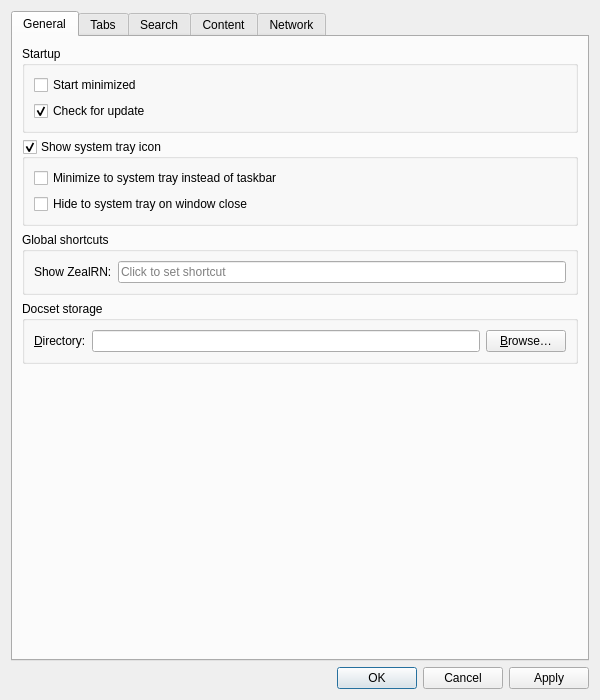
<?xml version="1.0" encoding="UTF-8"?>
<ui version="4.0">
 <class>Zeal::WidgetUi::SettingsDialog</class>
 <widget class="SettingsDialog" name="Zeal::WidgetUi::SettingsDialog">
  <property name="windowModality">
   <enum>Qt::ApplicationModal</enum>
  </property>
  <property name="geometry">
   <rect>
    <x>0</x>
    <y>0</y>
    <width>600</width>
    <height>700</height>
   </rect>
  </property>
  <property name="windowTitle">
   <string>Preferences</string>
  </property>
  <layout class="QVBoxLayout" name="verticalLayout">
   <item>
    <widget class="QTabWidget" name="tabWidget">
     <property name="currentIndex">
      <number>0</number>
     </property>
     <widget class="QWidget" name="generalTab">
      <attribute name="title">
       <string>General</string>
      </attribute>
      <layout class="QVBoxLayout" name="verticalLayout_7">
       <item>
        <widget class="QGroupBox" name="groupBox_3">
         <property name="title">
          <string>Startup</string>
         </property>
         <layout class="QVBoxLayout" name="verticalLayout_9">
          <item>
           <widget class="QCheckBox" name="startMinimizedCheckBox">
            <property name="text">
             <string>Start minimized</string>
            </property>
           </widget>
          </item>
          <item>
           <widget class="QCheckBox" name="checkForUpdateCheckBox">
            <property name="text">
             <string>Check for update</string>
            </property>
            <property name="checked">
             <bool>true</bool>
            </property>
           </widget>
          </item>
         </layout>
        </widget>
       </item>
       <item>
        <widget class="QGroupBox" name="systrayGroupBox">
         <property name="title">
          <string>Show system tray icon</string>
         </property>
         <property name="checkable">
          <bool>true</bool>
         </property>
         <layout class="QVBoxLayout" name="verticalLayout_8">
          <item>
           <widget class="QCheckBox" name="minimizeToSystrayCheckBox">
            <property name="text">
             <string>Minimize to system tray instead of taskbar</string>
            </property>
           </widget>
          </item>
          <item>
           <widget class="QCheckBox" name="hideToSystrayCheckBox">
            <property name="text">
             <string>Hide to system tray on window close</string>
            </property>
           </widget>
          </item>
         </layout>
        </widget>
       </item>
       <item>
        <widget class="QGroupBox" name="globalHotKeyGroupBox">
         <property name="title">
          <string>Global shortcuts</string>
         </property>
         <layout class="QFormLayout" name="formLayout_2">
          <property name="fieldGrowthPolicy">
           <enum>QFormLayout::AllNonFixedFieldsGrow</enum>
          </property>
          <item row="0" column="0">
           <widget class="QLabel" name="label_9">
            <property name="text">
             <string>Show ZealRN:</string>
            </property>
           </widget>
          </item>
          <item row="0" column="1">
           <widget class="ShortcutEdit" name="toolButton">
            <property name="placeholderText">
             <string>Click to set shortcut</string>
            </property>
            <property name="clearButtonEnabled">
             <bool>true</bool>
            </property>
           </widget>
          </item>
         </layout>
        </widget>
       </item>
       <item>
        <widget class="QGroupBox" name="groupBox_4">
         <property name="title">
          <string>Docset storage</string>
         </property>
         <layout class="QFormLayout" name="formLayout_3">
          <property name="fieldGrowthPolicy">
           <enum>QFormLayout::AllNonFixedFieldsGrow</enum>
          </property>
          <item row="0" column="0">
           <widget class="QLabel" name="label_5">
            <property name="text">
             <string>&amp;Directory:</string>
            </property>
            <property name="buddy">
             <cstring>docsetStorageEdit</cstring>
            </property>
           </widget>
          </item>
          <item row="0" column="1">
           <layout class="QHBoxLayout" name="horizontalLayout_2">
            <item>
             <widget class="QLineEdit" name="docsetStorageEdit">
              <property name="clearButtonEnabled">
               <bool>true</bool>
              </property>
             </widget>
            </item>
            <item>
             <widget class="QPushButton" name="docsetStorageBrowseButton">
              <property name="text">
               <string>&amp;Browse…</string>
              </property>
             </widget>
            </item>
           </layout>
          </item>
         </layout>
        </widget>
       </item>
       <item>
        <spacer name="verticalSpacer">
         <property name="orientation">
          <enum>Qt::Vertical</enum>
         </property>
         <property name="sizeHint" stdset="0">
          <size>
           <width>20</width>
           <height>40</height>
          </size>
         </property>
        </spacer>
       </item>
      </layout>
     </widget>
     <widget class="QWidget" name="tabsTab">
      <attribute name="title">
       <string>Tabs</string>
      </attribute>
      <layout class="QVBoxLayout" name="verticalLayout_6">
       <item>
        <widget class="QGroupBox" name="groupBox_6">
         <property name="title">
          <string>Behavior</string>
         </property>
         <layout class="QVBoxLayout" name="verticalLayout_12">
          <item>
           <widget class="QCheckBox" name="openNewTabAfterActive">
            <property name="text">
             <string>Open new tab after active</string>
            </property>
           </widget>
          </item>
         </layout>
        </widget>
       </item>
       <item>
        <widget class="QGroupBox" name="tabsAppearanceGroupBox">
         <property name="title">
          <string>Appearance</string>
         </property>
         <layout class="QVBoxLayout" name="verticalLayout_18">
          <item>
           <widget class="QCheckBox" name="showTabCloseButton">
            <property name="text">
             <string>Show close button on tabs</string>
            </property>
           </widget>
          </item>
         </layout>
        </widget>
       </item>
       <item>
        <spacer name="verticalSpacer_5">
         <property name="orientation">
          <enum>Qt::Vertical</enum>
         </property>
         <property name="sizeHint" stdset="0">
          <size>
           <width>20</width>
           <height>40</height>
          </size>
         </property>
        </spacer>
       </item>
      </layout>
     </widget>
     <widget class="QWidget" name="searchTab">
      <attribute name="title">
       <string>Search</string>
      </attribute>
      <layout class="QVBoxLayout" name="verticalLayout_4">
       <item>
        <widget class="QGroupBox" name="groupBox_5">
         <property name="title">
          <string>Local search</string>
         </property>
         <layout class="QVBoxLayout" name="verticalLayout_11">
          <item>
           <widget class="QCheckBox" name="fuzzySearchCheckBox">
            <property name="text">
             <string>Use fuzzy search</string>
            </property>
           </widget>
          </item>
         </layout>
        </widget>
       </item>
       <item>
        <spacer name="verticalSpacer_4">
         <property name="orientation">
          <enum>Qt::Vertical</enum>
         </property>
         <property name="sizeHint" stdset="0">
          <size>
           <width>20</width>
           <height>40</height>
          </size>
         </property>
        </spacer>
       </item>
      </layout>
     </widget>
     <widget class="QWidget" name="contentTab">
      <attribute name="title">
       <string>Content</string>
      </attribute>
      <layout class="QVBoxLayout" name="verticalLayout_3">
       <item>
        <widget class="QGroupBox" name="styleGroupBox">
         <property name="title">
          <string>Style</string>
         </property>
         <layout class="QVBoxLayout" name="verticalLayout_17">
          <item>
           <layout class="QHBoxLayout" name="horizontalLayout_4">
            <item>
             <widget class="QLabel" name="appearanceLabel">
              <property name="text">
               <string>Appearance:</string>
              </property>
             </widget>
            </item>
            <item>
             <widget class="QRadioButton" name="appearanceAutoRadioButton">
              <property name="text">
               <string>&amp;System</string>
              </property>
              <property name="checked">
               <bool>true</bool>
              </property>
             </widget>
            </item>
            <item>
             <widget class="QRadioButton" name="appearanceLightRadioButton">
              <property name="text">
               <string>&amp;Light</string>
              </property>
             </widget>
            </item>
            <item>
             <widget class="QRadioButton" name="appearanceDarkRadioButton">
              <property name="text">
               <string>&amp;Dark</string>
              </property>
             </widget>
            </item>
            <item>
             <spacer name="horizontalSpacer_3">
              <property name="orientation">
               <enum>Qt::Horizontal</enum>
              </property>
              <property name="sizeHint" stdset="0">
               <size>
                <width>40</width>
                <height>20</height>
               </size>
              </property>
             </spacer>
            </item>
           </layout>
          </item>
          <item>
           <widget class="QLabel" name="appearanceRestartLabel">
            <property name="visible">
             <bool>false</bool>
            </property>
            <property name="text">
             <string>Restart ZealRN to apply the theme to documentation pages.</string>
            </property>
            <property name="wordWrap">
             <bool>true</bool>
            </property>
           </widget>
          </item>
          <item>
           <layout class="QHBoxLayout" name="horizontalLayout">
            <item>
             <widget class="QLabel" name="customCssFileLabel">
              <property name="text">
               <string>&amp;Custom CSS file:</string>
              </property>
              <property name="buddy">
               <cstring>customCssFileEdit</cstring>
              </property>
             </widget>
            </item>
            <item>
             <widget class="QLineEdit" name="customCssFileEdit">
              <property name="clearButtonEnabled">
               <bool>true</bool>
              </property>
             </widget>
            </item>
            <item>
             <widget class="QPushButton" name="customCssFileBrowseButton">
              <property name="text">
               <string>Bro&amp;wse…</string>
              </property>
             </widget>
            </item>
           </layout>
          </item>
          <item>
           <widget class="QCheckBox" name="highlightOnNavigateCheckBox">
            <property name="text">
             <string>&amp;Highlight on navigate</string>
            </property>
           </widget>
          </item>
         </layout>
        </widget>
       </item>
       <item>
        <widget class="QGroupBox" name="fontsGroupBox">
         <property name="title">
          <string>Fonts</string>
         </property>
         <layout class="QVBoxLayout" name="verticalLayout_14">
          <item>
           <layout class="QHBoxLayout" name="horizontalLayout_3" stretch="4,0">
            <item>
             <layout class="QFormLayout" name="formLayout">
              <property name="sizeConstraint">
               <enum>QLayout::SetMinimumSize</enum>
              </property>
              <item row="0" column="0">
               <widget class="QLabel" name="label">
                <property name="text">
                 <string>De&amp;fault:</string>
                </property>
                <property name="buddy">
                 <cstring>defaultFontComboBox</cstring>
                </property>
               </widget>
              </item>
              <item row="0" column="1">
               <widget class="QComboBox" name="defaultFontComboBox"/>
              </item>
              <item row="1" column="0">
               <widget class="QLabel" name="label_4">
                <property name="text">
                 <string>&amp;Serif:</string>
                </property>
                <property name="buddy">
                 <cstring>serifFontComboBox</cstring>
                </property>
               </widget>
              </item>
              <item row="1" column="1">
               <widget class="QFontComboBox" name="serifFontComboBox">
                <property name="fontFilters">
                 <set>QFontComboBox::ScalableFonts</set>
                </property>
               </widget>
              </item>
              <item row="2" column="0">
               <widget class="QLabel" name="label_6">
                <property name="text">
                 <string>Sa&amp;ns-serif:</string>
                </property>
                <property name="buddy">
                 <cstring>sansSerifFontComboBox</cstring>
                </property>
               </widget>
              </item>
              <item row="2" column="1">
               <widget class="QFontComboBox" name="sansSerifFontComboBox">
                <property name="fontFilters">
                 <set>QFontComboBox::ScalableFonts</set>
                </property>
               </widget>
              </item>
              <item row="3" column="0">
               <widget class="QLabel" name="label_3">
                <property name="text">
                 <string>&amp;Monospace:</string>
                </property>
                <property name="buddy">
                 <cstring>fixedFontComboBox</cstring>
                </property>
               </widget>
              </item>
              <item row="3" column="1">
               <widget class="QFontComboBox" name="fixedFontComboBox">
                <property name="fontFilters">
                 <set>QFontComboBox::MonospacedFonts|QFontComboBox::ScalableFonts</set>
                </property>
               </widget>
              </item>
             </layout>
            </item>
            <item>
             <layout class="QVBoxLayout" name="verticalLayout_16">
              <item>
               <layout class="QFormLayout" name="formLayout_6">
                <item row="0" column="0">
                 <widget class="QLabel" name="label_7">
                  <property name="text">
                   <string>Si&amp;ze:</string>
                  </property>
                  <property name="buddy">
                   <cstring>fontSizeComboBox</cstring>
                  </property>
                 </widget>
                </item>
                <item row="0" column="1">
                 <widget class="QComboBox" name="fontSizeComboBox"/>
                </item>
               </layout>
              </item>
              <item>
               <spacer name="verticalSpacer_6">
                <property name="orientation">
                 <enum>Qt::Vertical</enum>
                </property>
                <property name="sizeHint" stdset="0">
                 <size>
                  <width>20</width>
                  <height>40</height>
                 </size>
                </property>
               </spacer>
              </item>
              <item>
               <layout class="QFormLayout" name="formLayout_4">
                <item row="0" column="0">
                 <widget class="QLabel" name="label_11">
                  <property name="text">
                   <string>Siz&amp;e:</string>
                  </property>
                  <property name="buddy">
                   <cstring>fixedFontSizeComboBox</cstring>
                  </property>
                 </widget>
                </item>
                <item row="0" column="1">
                 <widget class="QComboBox" name="fixedFontSizeComboBox"/>
                </item>
               </layout>
              </item>
             </layout>
            </item>
           </layout>
          </item>
          <item>
           <layout class="QHBoxLayout" name="horizontalLayout_5">
            <item>
             <spacer name="horizontalSpacer_2">
              <property name="orientation">
               <enum>Qt::Horizontal</enum>
              </property>
              <property name="sizeHint" stdset="0">
               <size>
                <width>40</width>
                <height>20</height>
               </size>
              </property>
             </spacer>
            </item>
            <item>
             <widget class="QLabel" name="label_2">
              <property name="text">
               <string>Minimum f&amp;ont size:</string>
              </property>
              <property name="buddy">
               <cstring>minFontSizeComboBox</cstring>
              </property>
             </widget>
            </item>
            <item>
             <widget class="QComboBox" name="minFontSizeComboBox"/>
            </item>
           </layout>
          </item>
         </layout>
        </widget>
       </item>
       <item>
        <widget class="QGroupBox" name="groupBox_7">
         <property name="title">
          <string>External Link Behavior</string>
         </property>
         <layout class="QVBoxLayout" name="verticalLayout_13">
          <item>
           <widget class="QRadioButton" name="radioExternalLinkAsk">
            <property name="text">
             <string>&amp;Ask every time</string>
            </property>
            <property name="checked">
             <bool>true</bool>
            </property>
           </widget>
          </item>
          <item>
           <widget class="QRadioButton" name="radioExternalLinkOpenDesktop">
            <property name="text">
             <string>Open in desktop &amp;browser</string>
            </property>
           </widget>
          </item>
          <item>
           <widget class="QRadioButton" name="radioExternalLinkOpen">
            <property name="text">
             <string>O&amp;pen in Zeal</string>
            </property>
           </widget>
          </item>
         </layout>
        </widget>
       </item>
       <item>
        <widget class="QGroupBox" name="groupBox_2">
         <property name="title">
          <string>Other</string>
         </property>
         <layout class="QVBoxLayout" name="verticalLayout_5">
          <item>
           <widget class="QCheckBox" name="useSmoothScrollingCheckBox">
            <property name="text">
             <string>Use smoo&amp;th scrolling</string>
            </property>
           </widget>
          </item>
         </layout>
        </widget>
       </item>
       <item>
        <spacer name="verticalSpacer_3">
         <property name="orientation">
          <enum>Qt::Vertical</enum>
         </property>
         <property name="sizeHint" stdset="0">
          <size>
           <width>20</width>
           <height>40</height>
          </size>
         </property>
        </spacer>
       </item>
      </layout>
     </widget>
     <widget class="QWidget" name="networkTab">
      <attribute name="title">
       <string>Network</string>
      </attribute>
      <layout class="QVBoxLayout" name="verticalLayout_2">
       <item>
        <widget class="QGroupBox" name="groupBox">
         <property name="title">
          <string>Proxy Settings</string>
         </property>
         <layout class="QVBoxLayout" name="verticalLayout_10">
          <item>
           <widget class="QRadioButton" name="noProxySettings">
            <property name="text">
             <string>No prox&amp;y</string>
            </property>
            <property name="checked">
             <bool>false</bool>
            </property>
           </widget>
          </item>
          <item>
           <widget class="QRadioButton" name="systemProxySettings">
            <property name="enabled">
             <bool>true</bool>
            </property>
            <property name="text">
             <string>&amp;Use system proxy settings</string>
            </property>
            <property name="checked">
             <bool>true</bool>
            </property>
           </widget>
          </item>
          <item>
           <widget class="QRadioButton" name="manualProxySettings">
            <property name="text">
             <string>&amp;Manual proxy configuration</string>
            </property>
           </widget>
          </item>
          <item>
           <widget class="QWidget" name="manualProxySettingsGroup" native="true">
            <property name="enabled">
             <bool>false</bool>
            </property>
            <layout class="QFormLayout" name="manualProxyConfigurationLayout">
             <item row="0" column="0">
              <widget class="QLabel" name="proxyHostLabel">
               <property name="text">
                <string>Pro&amp;xy host:</string>
               </property>
               <property name="buddy">
                <cstring>proxyHostEdit</cstring>
               </property>
              </widget>
             </item>
             <item row="1" column="0">
              <widget class="QLabel" name="proxyTypeLabel">
               <property name="text">
                <string>Type:</string>
               </property>
              </widget>
             </item>
             <item row="1" column="1">
              <layout class="QHBoxLayout" name="proxyTypeLayout">
               <item>
                <widget class="QRadioButton" name="proxyTypeHttpRadioButton">
                 <property name="text">
                  <string>&amp;HTTP</string>
                 </property>
                 <property name="checked">
                  <bool>true</bool>
                 </property>
                 <attribute name="buttonGroup">
                  <string notr="true">proxyTypeButtonGroup</string>
                 </attribute>
                </widget>
               </item>
               <item>
                <widget class="QRadioButton" name="proxyTypeSocks5RadioButton">
                 <property name="text">
                  <string>&amp;SOCKS5</string>
                 </property>
                 <attribute name="buttonGroup">
                  <string notr="true">proxyTypeButtonGroup</string>
                 </attribute>
                </widget>
               </item>
               <item>
                <spacer name="horizontalSpacer">
                 <property name="orientation">
                  <enum>Qt::Horizontal</enum>
                 </property>
                 <property name="sizeHint" stdset="0">
                  <size>
                   <width>40</width>
                   <height>20</height>
                  </size>
                 </property>
                </spacer>
               </item>
              </layout>
             </item>
             <item row="0" column="1">
              <layout class="QHBoxLayout" name="proxyHostPortLayout">
               <item>
                <widget class="QLineEdit" name="proxyHostEdit"/>
               </item>
               <item>
                <widget class="QLabel" name="proxyPortLabel">
                 <property name="text">
                  <string>&amp;Port:</string>
                 </property>
                 <property name="buddy">
                  <cstring>proxyPortEdit</cstring>
                 </property>
                </widget>
               </item>
               <item>
                <widget class="QSpinBox" name="proxyPortEdit">
                 <property name="maximum">
                  <number>65535</number>
                 </property>
                </widget>
               </item>
              </layout>
             </item>
             <item row="2" column="0" colspan="2">
              <widget class="QCheckBox" name="proxyRequiresAuthCheckBox">
               <property name="text">
                <string>&amp;Authentication required</string>
               </property>
              </widget>
             </item>
             <item row="3" column="0">
              <widget class="QLabel" name="proxyUsernameLabel">
               <property name="enabled">
                <bool>false</bool>
               </property>
               <property name="text">
                <string>User&amp;name:</string>
               </property>
               <property name="buddy">
                <cstring>proxyUsernameEdit</cstring>
               </property>
              </widget>
             </item>
             <item row="4" column="0">
              <widget class="QLabel" name="proxyPasswordLabel">
               <property name="enabled">
                <bool>false</bool>
               </property>
               <property name="text">
                <string>Pass&amp;word:</string>
               </property>
               <property name="buddy">
                <cstring>proxyPasswordEdit</cstring>
               </property>
              </widget>
             </item>
             <item row="3" column="1">
              <widget class="QLineEdit" name="proxyUsernameEdit">
               <property name="enabled">
                <bool>false</bool>
               </property>
              </widget>
             </item>
             <item row="4" column="1">
              <widget class="QLineEdit" name="proxyPasswordEdit">
               <property name="enabled">
                <bool>false</bool>
               </property>
               <property name="echoMode">
                <enum>QLineEdit::Password</enum>
               </property>
              </widget>
             </item>
            </layout>
           </widget>
          </item>
         </layout>
        </widget>
       </item>
       <item>
        <widget class="QGroupBox" name="groupBox_8">
         <property name="title">
          <string>Security</string>
         </property>
         <layout class="QVBoxLayout" name="verticalLayout_15">
          <item>
           <widget class="QCheckBox" name="ignoreSslErrorsCheckBox">
            <property name="text">
             <string>Ignore SSL errors</string>
            </property>
           </widget>
          </item>
         </layout>
        </widget>
       </item>
       <item>
        <spacer name="verticalSpacer_2">
         <property name="orientation">
          <enum>Qt::Vertical</enum>
         </property>
         <property name="sizeHint" stdset="0">
          <size>
           <width>20</width>
           <height>40</height>
          </size>
         </property>
        </spacer>
       </item>
      </layout>
     </widget>
    </widget>
   </item>
   <item>
    <widget class="QDialogButtonBox" name="buttonBox">
     <property name="standardButtons">
      <set>QDialogButtonBox::Apply|QDialogButtonBox::Cancel|QDialogButtonBox::Ok</set>
     </property>
    </widget>
   </item>
  </layout>
 </widget>
 <customwidgets>
  <customwidget>
   <class>ShortcutEdit</class>
   <extends>QLineEdit</extends>
   <header>ui/widgets/shortcutedit.h</header>
  </customwidget>
  <customwidget>
   <class>SettingsDialog</class>
   <extends>QDialog</extends>
   <header>ui/settingsdialog.h</header>
  </customwidget>
 </customwidgets>
 <resources/>
 <connections>
  <connection>
   <sender>buttonBox</sender>
   <signal>accepted()</signal>
   <receiver>Zeal::WidgetUi::SettingsDialog</receiver>
   <slot>accept()</slot>
   <hints>
    <hint type="sourcelabel">
     <x>248</x>
     <y>254</y>
    </hint>
    <hint type="destinationlabel">
     <x>157</x>
     <y>274</y>
    </hint>
   </hints>
  </connection>
  <connection>
   <sender>buttonBox</sender>
   <signal>rejected()</signal>
   <receiver>Zeal::WidgetUi::SettingsDialog</receiver>
   <slot>reject()</slot>
   <hints>
    <hint type="sourcelabel">
     <x>316</x>
     <y>260</y>
    </hint>
    <hint type="destinationlabel">
     <x>286</x>
     <y>274</y>
    </hint>
   </hints>
  </connection>
  <connection>
   <sender>customCssFileBrowseButton</sender>
   <signal>clicked()</signal>
   <receiver>Zeal::WidgetUi::SettingsDialog</receiver>
   <slot>chooseCustomCssFile()</slot>
   <hints>
    <hint type="sourcelabel">
     <x>526</x>
     <y>232</y>
    </hint>
    <hint type="destinationlabel">
     <x>299</x>
     <y>249</y>
    </hint>
   </hints>
  </connection>
  <connection>
   <sender>docsetStorageBrowseButton</sender>
   <signal>clicked()</signal>
   <receiver>Zeal::WidgetUi::SettingsDialog</receiver>
   <slot>chooseDocsetStoragePath()</slot>
   <hints>
    <hint type="sourcelabel">
     <x>526</x>
     <y>371</y>
    </hint>
    <hint type="destinationlabel">
     <x>299</x>
     <y>249</y>
    </hint>
   </hints>
  </connection>
  <connection>
   <sender>manualProxySettings</sender>
   <signal>toggled(bool)</signal>
   <receiver>manualProxySettingsGroup</receiver>
   <slot>setEnabled(bool)</slot>
   <hints>
    <hint type="sourcelabel">
     <x>299</x>
     <y>131</y>
    </hint>
    <hint type="destinationlabel">
     <x>299</x>
     <y>222</y>
    </hint>
   </hints>
  </connection>
  <connection>
   <sender>proxyRequiresAuthCheckBox</sender>
   <signal>toggled(bool)</signal>
   <receiver>proxyUsernameLabel</receiver>
   <slot>setEnabled(bool)</slot>
   <hints>
    <hint type="sourcelabel">
     <x>299</x>
     <y>224</y>
    </hint>
    <hint type="destinationlabel">
     <x>66</x>
     <y>250</y>
    </hint>
   </hints>
  </connection>
  <connection>
   <sender>proxyRequiresAuthCheckBox</sender>
   <signal>toggled(bool)</signal>
   <receiver>proxyUsernameEdit</receiver>
   <slot>setEnabled(bool)</slot>
   <hints>
    <hint type="sourcelabel">
     <x>299</x>
     <y>224</y>
    </hint>
    <hint type="destinationlabel">
     <x>330</x>
     <y>250</y>
    </hint>
   </hints>
  </connection>
  <connection>
   <sender>proxyRequiresAuthCheckBox</sender>
   <signal>toggled(bool)</signal>
   <receiver>proxyPasswordLabel</receiver>
   <slot>setEnabled(bool)</slot>
   <hints>
    <hint type="sourcelabel">
     <x>299</x>
     <y>224</y>
    </hint>
    <hint type="destinationlabel">
     <x>65</x>
     <y>278</y>
    </hint>
   </hints>
  </connection>
  <connection>
   <sender>proxyRequiresAuthCheckBox</sender>
   <signal>toggled(bool)</signal>
   <receiver>proxyPasswordEdit</receiver>
   <slot>setEnabled(bool)</slot>
   <hints>
    <hint type="sourcelabel">
     <x>299</x>
     <y>224</y>
    </hint>
    <hint type="destinationlabel">
     <x>330</x>
     <y>278</y>
    </hint>
   </hints>
  </connection>
 </connections>
 <buttongroups>
  <buttongroup name="proxyTypeButtonGroup"/>
 </buttongroups>
</ui>
